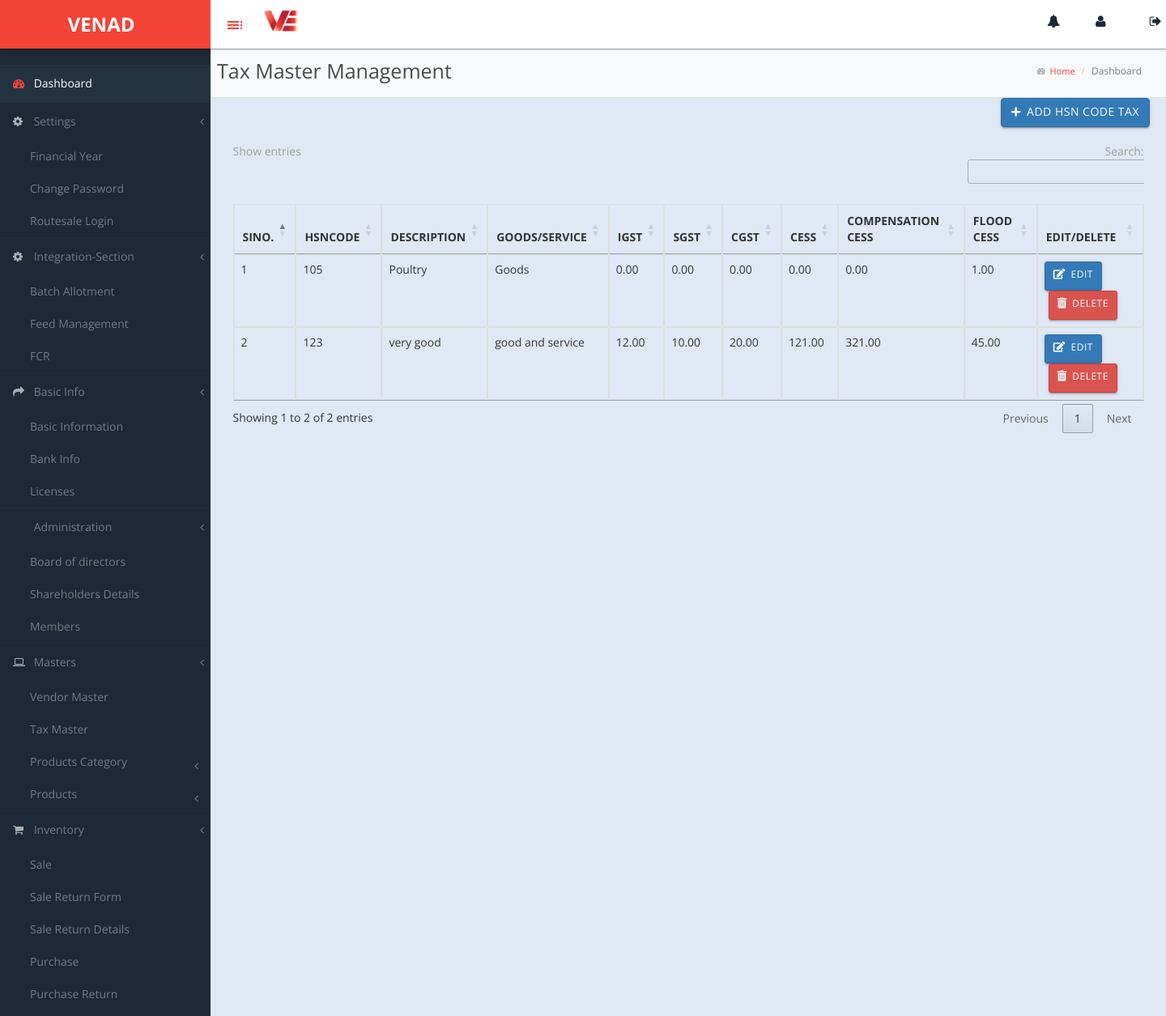
The app's page /taxmaster/ with its own data.
### venadApp/models.py (models this page shows)
class taxmaster(models.Model):
    hs_code = models.CharField(max_length=15, null=True)
    description = models.CharField(max_length=255, null=True)
    goods_service = models.CharField(max_length=10, null=True)  # Consider using choices here if applicable
    igst = models.DecimalField(max_digits=5, decimal_places=2, default=0.00)
    sgst = models.DecimalField(max_digits=5, decimal_places=2, default=0.00)
    cgst = models.DecimalField(max_digits=5, decimal_places=2, default=0.00)
    cess = models.DecimalField(max_digits=5, decimal_places=2, default=0.00)
    compensation_cess = models.DecimalField(max_digits=5, decimal_places=2, default=0.00)
    flood_cess = models.DecimalField(max_digits=5, decimal_places=2, default=0.00)

### venadApp/views.py (the view)
# urls.py: path('taxmaster/', views.taxmaster_list),
def taxmaster_list(request):
    hsncodes = taxmaster.objects.all()
    return render(request, 'taxmaster.html', {'hsncodes': hsncodes})

### templates/taxmaster.html (shortened to what this page needs)
<!DOCTYPE html>
<html lang="en">
<head>
    <link rel="stylesheet" href="https://cdn.datatables.net/1.11.5/css/jquery.dataTables.min.css">
    <link rel="stylesheet" href="https://cdnjs.cloudflare.com/ajax/libs/font-awesome/5.15.4/css/all.min.css">
</head>
<body>
{% include 'base.html' %}
    <div id="page-wrapper">
        <div class="header">
            <div class="navbar2">
                <p class="financial-year">Tax Master Management</p>
                <ol class="breadcrumb">
                    <li><i class="fa fa-tachometer" style="font-size: 10px; padding-top: 5px;"></i><a href="#"> &nbsp;&nbsp;Home</a></li>
                    <li class="active">Dashboard</li>
                </ol>
            </div>
        </div>
        <div class="container mt-5 position-relative">
            <div class="add-button-container">
                <a href="/taxmasteraddpage/" class="btn btn-primary btn-icon">
                    <i class="fas fa-plus"></i> Add HSN Code Tax
                </a>
            </div>
            <div class="row">
                <div class="col-md-12">
                    <div class="table-responsive">
                        <table class="table table-bordered" id="hsnCodeTaxTable">
                            <thead>
                                <tr>
                                    <th>SINO.</th>
                                    <th>HSNCODE</th>
                                    <th>DESCRIPTION</th>
                                    <th>GOODS/SERVICE</th>
                                    <th>IGST</th>
                                    <th>SGST</th>
                                    <th>CGST</th>
                                    <th>CESS</th>
                                    <th>COMPENSATION CESS</th>
                                    <th>FLOOD CESS</th>
                                    <th>EDIT/DELETE</th>
                                </tr>
                            </thead>
                            <tbody>
                                {% for hsncode in hsncodes %}
                                <tr>
                                    <td>{{ forloop.counter }}</td>
                                    <td>{{ hsncode.hs_code }}</td>
                                    <td>{{ hsncode.description }}</td>
                                    <td>{{ hsncode.goods_service }}</td>
                                    <td>{{ hsncode.igst }}</td>
                                    <td>{{ hsncode.sgst }}</td>
                                    <td>{{ hsncode.cgst }}</td>
                                    <td>{{ hsncode.cess }}</td>
                                    <td>{{ hsncode.compensation_cess }}</td>
                                    <td>{{ hsncode.flood_cess }}</td>
                                    <td>
                                        <form method="post">
                                            <a href="/taxmasteredit/{{ hsncode.id }}" class="btn btn-sm btn-primary btn-icon custom-edit-button">
                                                <i class="fas fa-edit"></i> Edit
                                            </a>
                                            <a href="/deltaxmaster/{{ hsncode.id }}" class="btn btn-sm btn-danger btn-icon custom-delete-button" onclick="return confirm('Do you want to delete this entry?');">
                                                <i class="fas fa-trash-alt"></i> Delete
                                            </a>
                                        </form>
                                    </td>
                                </tr>
                                {% endfor %}
                            </tbody>
                        </table>
                    </div>
                </div>
            </div>
        </div>
    </div>
</body>
</html>

### static/css/custom-styles.css (style rules this page uses)
body { font-family: 'Open Sans', sans-serif; background: #1F2837; }
#page-wrapper { padding: 15px 15px; min-height: 600px; background: #ececec; }
p { font-size: 14px; line-height:25px; }
#page-wrapper { position: relative; top: 55px; -moz-box-shadow: 0 0 10px #757575; }
.breadcrumb { padding: 10px 10px 10px 20px;margin-bottom: 0;list-style: none;border-radius: 0;background: transparent;line-height: 20px;font-size: 11px;margin-left: 14px; }
#page-wrapper { background: #e0e8f5; }
@media (min-width:768px) { #page-wrapper { margin: 0 0 0 260px; padding: 0; min-height: 1200px; } }
.header .breadcrumb:before { font-size: 11px; margin-right: 0px; color: #717171; display: none; }
.header .breadcrumb li a { font-size: 11px; font-size: 11px; text-decoration: none; color: #717171; text-decoration: none; color: #f44336; }

### templates/taxmaster.html (style rules this page uses)
.btn-icon { display: flex; align-items: center; font-size: 0.8em; padding: 0.2rem 0.4rem; }
.btn-icon i { margin-right: 3px; }
.navbar2 { display: flex; justify-content: space-between; align-items: center; background-color: #f8f9fa; padding: 10px 20px; border-bottom: 1px solid #dee2e6; }
.breadcrumb { margin: 0; padding: 0; background: none; }
.breadcrumb li { display: inline; font-size: 12px; }
.breadcrumb li a { text-decoration: none; }
.add-button-container { display: flex; justify-content: flex-end; margin-bottom: 20px; }
.custom-edit-button, .custom-delete-button { font-size: 0.8em; padding: 0.2rem 0.4rem; }
.custom-delete-button { margin-left: 5px; }
.custom-delete-button i { margin-right: 3px; }

### templates/base.html (style rules this page uses)
.navbar2 { display: flex; align-items: center; padding-left: 8px; }
.financial-year { font-size: 25px; padding-top: 10px; color: rgb(73, 73, 73); margin-right: 20px; }

### records on screen
taxmaster: hs_code "105", description "Poultry", goods_service "Goods", igst "0.00", sgst "0.00", cgst "0.00", cess "0.00", compensation_cess "0.00", flood_cess "1.00"
taxmaster: hs_code "123", description "very good", goods_service "good and service", igst "12.00", sgst "10.00", cgst "20.00", cess "121.00", compensation_cess "321.00", flood_cess "45.00"
